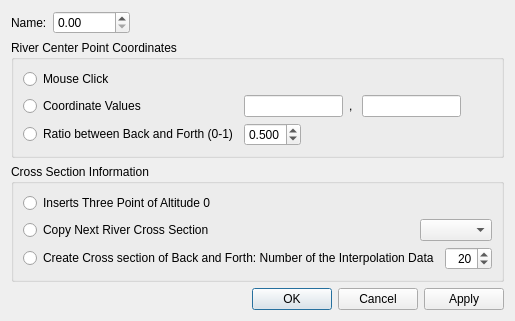
<?xml version="1.0" encoding="UTF-8"?>
<ui version="4.0">
 <class>RawDataRiverPathPointInsertDialog</class>
 <widget class="QDialog" name="RawDataRiverPathPointInsertDialog">
  <property name="geometry">
   <rect>
    <x>0</x>
    <y>0</y>
    <width>497</width>
    <height>295</height>
   </rect>
  </property>
  <property name="windowTitle">
   <string>Insert Traversal Line</string>
  </property>
  <layout class="QVBoxLayout" name="verticalLayout_2">
   <item>
    <layout class="QHBoxLayout" name="horizontalLayout_5">
     <item>
      <widget class="QLabel" name="nameLabel">
       <property name="text">
        <string>Name:</string>
       </property>
      </widget>
     </item>
     <item>
      <widget class="QDoubleSpinBox" name="nameSpinBox">
       <property name="decimals">
        <number>2</number>
       </property>
       <property name="maximum">
        <double>10000.000000000000000</double>
       </property>
       <property name="singleStep">
        <double>0.100000000000000</double>
       </property>
      </widget>
     </item>
     <item>
      <spacer name="horizontalSpacer_4">
       <property name="orientation">
        <enum>Qt::Horizontal</enum>
       </property>
       <property name="sizeHint" stdset="0">
        <size>
         <width>40</width>
         <height>20</height>
        </size>
       </property>
      </spacer>
     </item>
    </layout>
   </item>
   <item>
    <widget class="QGroupBox" name="coordGroupBox">
     <property name="title">
      <string>River Center Point Coordinates</string>
     </property>
     <layout class="QGridLayout" name="gridLayout">
      <item row="0" column="0">
       <widget class="QRadioButton" name="coordClickRadioButton">
        <property name="text">
         <string>Mouse Click</string>
        </property>
       </widget>
      </item>
      <item row="1" column="0">
       <widget class="QRadioButton" name="coordValueRadioButton">
        <property name="text">
         <string>Coordinate Values</string>
        </property>
       </widget>
      </item>
      <item row="1" column="1">
       <layout class="QHBoxLayout" name="horizontalLayout">
        <item>
         <widget class="RealNumberEditWidget" name="coordXEdit">
          <property name="sizePolicy">
           <sizepolicy hsizetype="Preferred" vsizetype="Fixed">
            <horstretch>0</horstretch>
            <verstretch>0</verstretch>
           </sizepolicy>
          </property>
          <property name="alignment">
           <set>Qt::AlignRight|Qt::AlignTrailing|Qt::AlignVCenter</set>
          </property>
         </widget>
        </item>
        <item>
         <widget class="QLabel" name="commaLabel">
          <property name="text">
           <string>, </string>
          </property>
         </widget>
        </item>
        <item>
         <widget class="RealNumberEditWidget" name="coordYEdit">
          <property name="sizePolicy">
           <sizepolicy hsizetype="Preferred" vsizetype="Fixed">
            <horstretch>0</horstretch>
            <verstretch>0</verstretch>
           </sizepolicy>
          </property>
          <property name="alignment">
           <set>Qt::AlignRight|Qt::AlignTrailing|Qt::AlignVCenter</set>
          </property>
         </widget>
        </item>
        <item>
         <spacer name="horizontalSpacer_5">
          <property name="orientation">
           <enum>Qt::Horizontal</enum>
          </property>
          <property name="sizeHint" stdset="0">
           <size>
            <width>40</width>
            <height>20</height>
           </size>
          </property>
         </spacer>
        </item>
       </layout>
      </item>
      <item row="2" column="0">
       <widget class="QRadioButton" name="coordRatioRadioButton">
        <property name="text">
         <string>Ratio between Back and Forth (0-1)</string>
        </property>
       </widget>
      </item>
      <item row="2" column="1">
       <layout class="QHBoxLayout" name="horizontalLayout_2">
        <item>
         <widget class="QDoubleSpinBox" name="coordRatioSpinBox">
          <property name="decimals">
           <number>3</number>
          </property>
          <property name="minimum">
           <double>0.001000000000000</double>
          </property>
          <property name="maximum">
           <double>0.999000000000000</double>
          </property>
          <property name="singleStep">
           <double>0.010000000000000</double>
          </property>
          <property name="value">
           <double>0.500000000000000</double>
          </property>
         </widget>
        </item>
        <item>
         <spacer name="horizontalSpacer">
          <property name="orientation">
           <enum>Qt::Horizontal</enum>
          </property>
          <property name="sizeHint" stdset="0">
           <size>
            <width>40</width>
            <height>20</height>
           </size>
          </property>
         </spacer>
        </item>
       </layout>
      </item>
     </layout>
    </widget>
   </item>
   <item>
    <widget class="QGroupBox" name="groupBox">
     <property name="title">
      <string>Cross Section Information</string>
     </property>
     <layout class="QVBoxLayout" name="verticalLayout">
      <item>
       <widget class="QRadioButton" name="crossThreeRadioButton">
        <property name="text">
         <string>Inserts Three Point of Altitude 0</string>
        </property>
       </widget>
      </item>
      <item>
       <layout class="QHBoxLayout" name="horizontalLayout_4">
        <item>
         <widget class="QRadioButton" name="crossCopyRadioButton">
          <property name="text">
           <string>Copy Next River Cross Section</string>
          </property>
         </widget>
        </item>
        <item>
         <spacer name="horizontalSpacer_3">
          <property name="orientation">
           <enum>Qt::Horizontal</enum>
          </property>
          <property name="sizeHint" stdset="0">
           <size>
            <width>40</width>
            <height>20</height>
           </size>
          </property>
         </spacer>
        </item>
        <item>
         <widget class="QComboBox" name="crossCopyComboBox"/>
        </item>
       </layout>
      </item>
      <item>
       <layout class="QHBoxLayout" name="horizontalLayout_3">
        <item>
         <widget class="QRadioButton" name="crossCreateRadioButton">
          <property name="text">
           <string>Create Cross section of Back and Forth: Number of the Interpolation Data</string>
          </property>
         </widget>
        </item>
        <item>
         <spacer name="horizontalSpacer_2">
          <property name="orientation">
           <enum>Qt::Horizontal</enum>
          </property>
          <property name="sizeHint" stdset="0">
           <size>
            <width>40</width>
            <height>20</height>
           </size>
          </property>
         </spacer>
        </item>
        <item>
         <widget class="QSpinBox" name="crossNumberBox">
          <property name="alignment">
           <set>Qt::AlignRight|Qt::AlignTrailing|Qt::AlignVCenter</set>
          </property>
          <property name="minimum">
           <number>2</number>
          </property>
          <property name="maximum">
           <number>999</number>
          </property>
          <property name="value">
           <number>20</number>
          </property>
         </widget>
        </item>
       </layout>
      </item>
     </layout>
    </widget>
   </item>
   <item>
    <spacer name="verticalSpacer">
     <property name="orientation">
      <enum>Qt::Vertical</enum>
     </property>
     <property name="sizeHint" stdset="0">
      <size>
       <width>20</width>
       <height>0</height>
      </size>
     </property>
    </spacer>
   </item>
   <item>
    <widget class="QDialogButtonBox" name="buttonBox">
     <property name="orientation">
      <enum>Qt::Horizontal</enum>
     </property>
     <property name="standardButtons">
      <set>QDialogButtonBox::Apply|QDialogButtonBox::Cancel|QDialogButtonBox::Ok</set>
     </property>
    </widget>
   </item>
  </layout>
 </widget>
 <customwidgets>
  <customwidget>
   <class>RealNumberEditWidget</class>
   <extends>QLineEdit</extends>
   <header>guibase/realnumbereditwidget.h</header>
  </customwidget>
 </customwidgets>
 <tabstops>
  <tabstop>coordClickRadioButton</tabstop>
  <tabstop>coordValueRadioButton</tabstop>
  <tabstop>coordXEdit</tabstop>
  <tabstop>coordYEdit</tabstop>
  <tabstop>coordRatioRadioButton</tabstop>
  <tabstop>crossThreeRadioButton</tabstop>
  <tabstop>crossCopyRadioButton</tabstop>
  <tabstop>crossCopyComboBox</tabstop>
  <tabstop>crossCreateRadioButton</tabstop>
  <tabstop>crossNumberBox</tabstop>
  <tabstop>buttonBox</tabstop>
 </tabstops>
 <resources/>
 <connections>
  <connection>
   <sender>buttonBox</sender>
   <signal>accepted()</signal>
   <receiver>RawDataRiverPathPointInsertDialog</receiver>
   <slot>accept()</slot>
   <hints>
    <hint type="sourcelabel">
     <x>227</x>
     <y>277</y>
    </hint>
    <hint type="destinationlabel">
     <x>157</x>
     <y>274</y>
    </hint>
   </hints>
  </connection>
  <connection>
   <sender>buttonBox</sender>
   <signal>rejected()</signal>
   <receiver>RawDataRiverPathPointInsertDialog</receiver>
   <slot>reject()</slot>
   <hints>
    <hint type="sourcelabel">
     <x>295</x>
     <y>283</y>
    </hint>
    <hint type="destinationlabel">
     <x>286</x>
     <y>274</y>
    </hint>
   </hints>
  </connection>
  <connection>
   <sender>coordValueRadioButton</sender>
   <signal>toggled(bool)</signal>
   <receiver>coordXEdit</receiver>
   <slot>setEnabled(bool)</slot>
   <hints>
    <hint type="sourcelabel">
     <x>54</x>
     <y>92</y>
    </hint>
    <hint type="destinationlabel">
     <x>277</x>
     <y>93</y>
    </hint>
   </hints>
  </connection>
  <connection>
   <sender>coordValueRadioButton</sender>
   <signal>toggled(bool)</signal>
   <receiver>coordYEdit</receiver>
   <slot>setEnabled(bool)</slot>
   <hints>
    <hint type="sourcelabel">
     <x>108</x>
     <y>90</y>
    </hint>
    <hint type="destinationlabel">
     <x>425</x>
     <y>94</y>
    </hint>
   </hints>
  </connection>
  <connection>
   <sender>crossCopyRadioButton</sender>
   <signal>toggled(bool)</signal>
   <receiver>crossCopyComboBox</receiver>
   <slot>setEnabled(bool)</slot>
   <hints>
    <hint type="sourcelabel">
     <x>151</x>
     <y>200</y>
    </hint>
    <hint type="destinationlabel">
     <x>448</x>
     <y>201</y>
    </hint>
   </hints>
  </connection>
  <connection>
   <sender>crossCreateRadioButton</sender>
   <signal>toggled(bool)</signal>
   <receiver>crossNumberBox</receiver>
   <slot>setEnabled(bool)</slot>
   <hints>
    <hint type="sourcelabel">
     <x>331</x>
     <y>229</y>
    </hint>
    <hint type="destinationlabel">
     <x>452</x>
     <y>229</y>
    </hint>
   </hints>
  </connection>
  <connection>
   <sender>coordRatioRadioButton</sender>
   <signal>toggled(bool)</signal>
   <receiver>coordRatioSpinBox</receiver>
   <slot>setEnabled(bool)</slot>
   <hints>
    <hint type="sourcelabel">
     <x>93</x>
     <y>115</y>
    </hint>
    <hint type="destinationlabel">
     <x>242</x>
     <y>119</y>
    </hint>
   </hints>
  </connection>
  <connection>
   <sender>coordRatioRadioButton</sender>
   <signal>toggled(bool)</signal>
   <receiver>crossCreateRadioButton</receiver>
   <slot>setEnabled(bool)</slot>
   <hints>
    <hint type="sourcelabel">
     <x>76</x>
     <y>120</y>
    </hint>
    <hint type="destinationlabel">
     <x>51</x>
     <y>232</y>
    </hint>
   </hints>
  </connection>
 </connections>
</ui>
